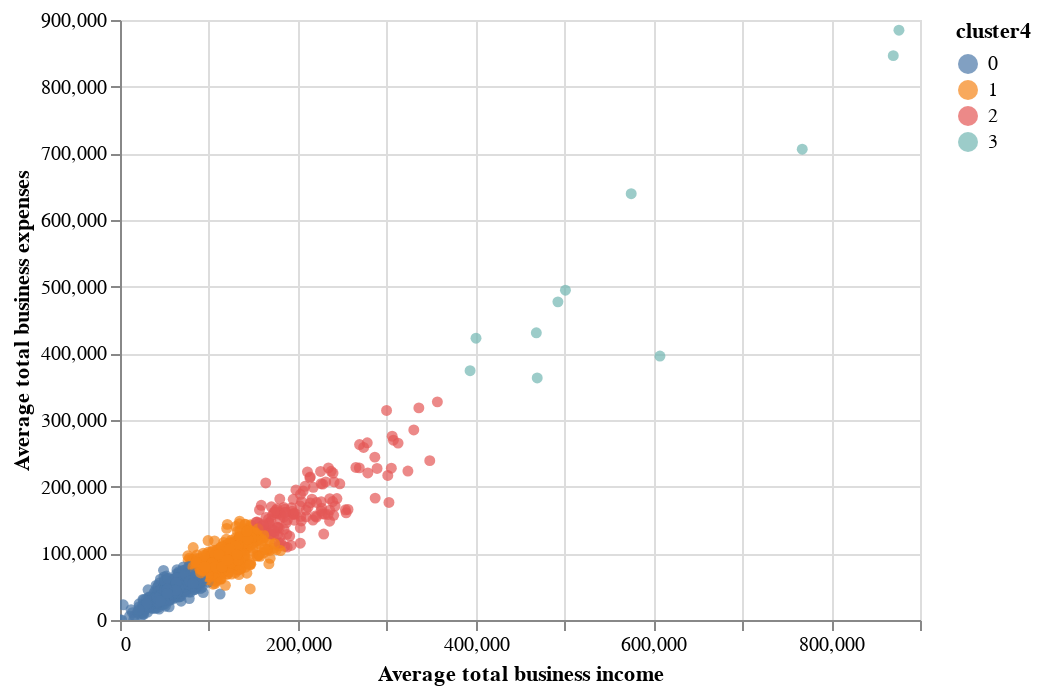

The cell this chart's notebook holds for it:
### Code cell
X = df[['Average total business income', 'Average total business expenses']]
kmeans = KMeans(random_state=1, n_clusters=4, init='random', n_init=10)
kmeans.fit(X)
df['cluster4'] = kmeans.predict(X)
scatter_plot = alt.Chart(df).mark_circle()
scatter_plot.encode(x='Average total business income', y='Average total business expenses', color='cluster4:N', tooltip=['Postcode', 'cluster4', 'Average total business income', 'Average total business expenses']).interactive()

### Figure 1 — Vega-Lite specification as saved in the notebook (floating-point values rounded to 4 significant figures; data arrays with more than 128 entries replaced by an {"elided": "..."} marker saying what was removed)
{"config": {"view": {"continuousWidth": 400, "continuousHeight": 300}}, "data": {"name": "data-dd0de9e50b82516422fc4fa9d9c8433f"}, "mark": "circle", "encoding": {"color": {"type": "nominal", "field": "cluster4"}, "tooltip": [{"type": "quantitative", "field": "Postcode"}, {"type": "quantitative", "field": "cluster4"}, {"type": "quantitative", "field": "Average total business income"}, {"type": "quantitative", "field": "Average total business expenses"}], "x": {"type": "quantitative", "field": "Average total business income"}, "y": {"type": "quantitative", "field": "Average total business expenses"}}, "selection": {"selector005": {"type": "interval", "bind": "scales", "encodings": ["x", "y"]}}, "$schema": "https://vega.github.io/schema/vega-lite/v4.8.1.json", "datasets": {"data-dd0de9e50b82516422fc4fa9d9c8433f": {"elided": "2473 records"}}}
